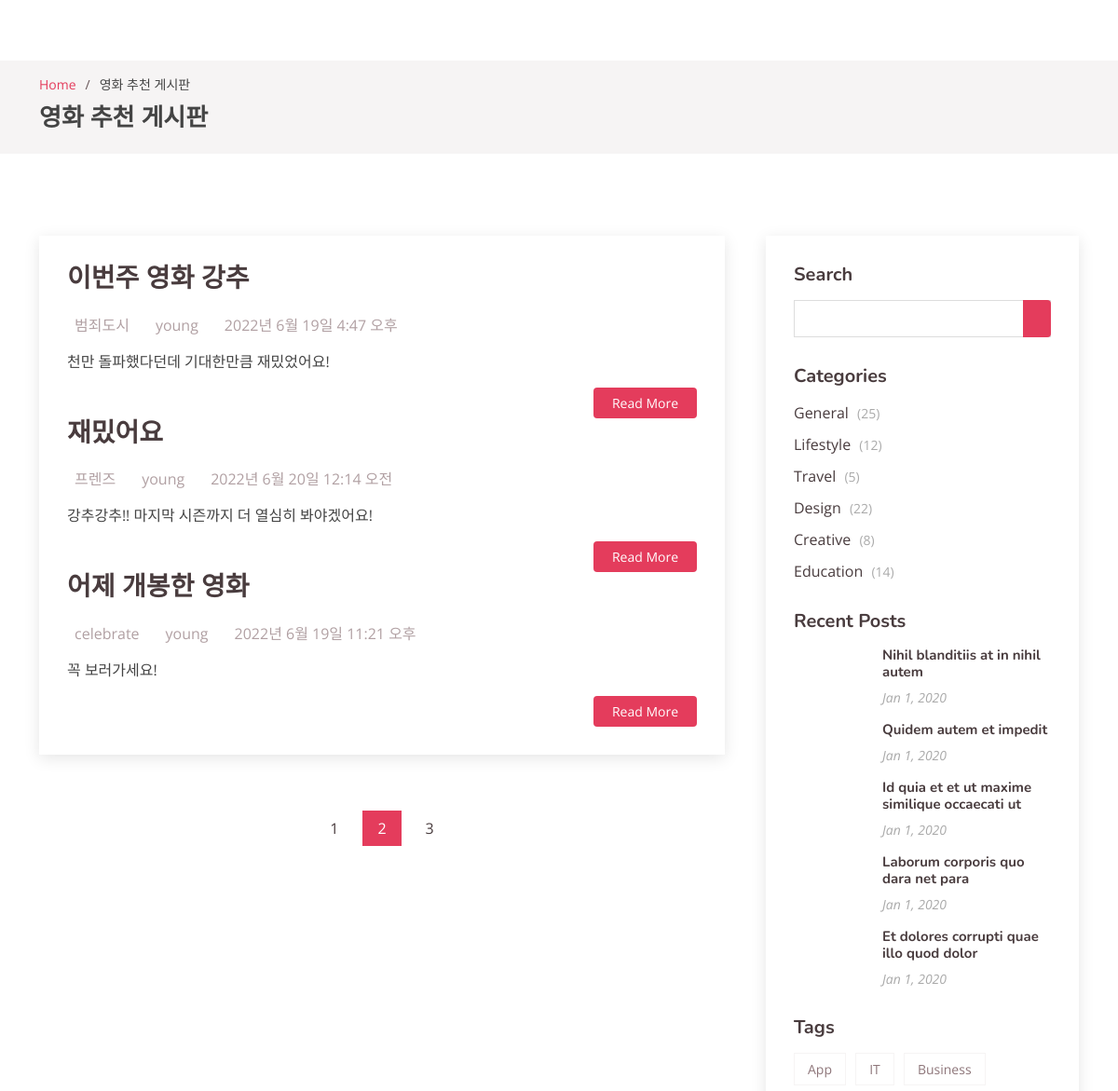
The app's page /posts/ (middle part), older data.
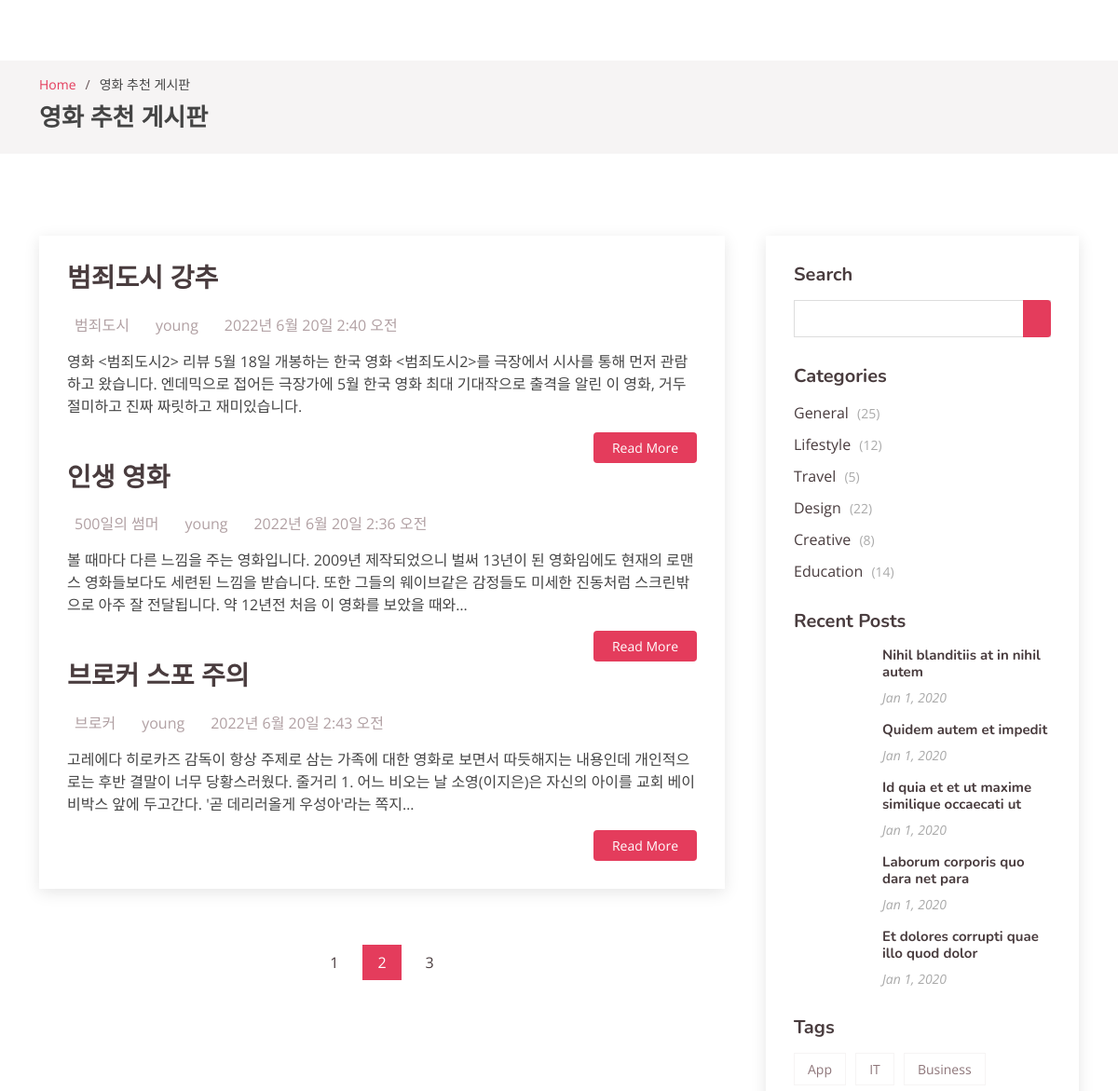
The same page, newer data.
### board/models.py (models this page shows, shortened)
class Post(models.Model):
    title = models.CharField(max_length=30)
    movie_name = models.CharField(max_length=30)
    content = models.TextField(max_length=2000)
    author = models.ForeignKey(User, on_delete=models.CASCADE)
    created_at = models.DateTimeField(auto_now_add=True)
    updated_at = models.DateTimeField(auto_now=True)

### board/views.py (the view)
# urls.py: path('posts/', board_views.postlist, name='post_list'),
def postlist(request):
    posts = Post.objects.all()
    return render(request, 'post_list.html', {'posts': posts})

### board/templates/post_list.html (shortened to what this page needs)
{% extends 'base.html' %}
{% block content %}
{% load static %}
<main id="main">
    <section id="breadcrumbs" class="breadcrumbs">
      <div class="container">
        <ol>
          <li><a href="{% url 'home' %}">Home</a></li>
          <li>영화 추천 게시판</li>
        </ol>
        <h2>영화 추천 게시판</h2>
      </div>
    </section>
    <section id="blog" class="blog">
      <br><br>
      <div class="container" data-aos="fade-up">
        <div class="row">
          <div class="col-lg-8 entries">
            <article class="entry">
              {% for post in posts %}
              <h2 class="entry-title">
                <a href="{% url 'post_detail' post.id %}">{{ post.title }}</a>
              </h2>
              <div class="entry-meta">
                <ul>
                  <li class="d-flex align-items-center">{{post.movie_name}}</a></li>
                  <li class="d-flex align-items-center">{{post.author}}</a></li>
                  <li class="d-flex align-items-center">{{post.updated_at}}</li>
                </ul>
              </div>
              <div class="entry-content">
                <p>
                 {{ post.content | truncatechars:150 }}
                </p>
                <div class="read-more">
                  <a href="{% url 'post_detail' post.id %}">Read More</a>
                </div>
              </div>
              {% endfor %}
            </article>
            <div class="blog-pagination">
              <ul class="justify-content-center">
                <li><a href="#">1</a></li>
                <li class="active"><a href="#">2</a></li>
                <li><a href="#">3</a></li>
              </ul>
            </div>
          </div>
          <div class="col-lg-4">
            <div class="sidebar">
              <h3 class="sidebar-title">Search</h3>
              <div class="sidebar-item search-form">
                <form action="">
                  <input type="text">
                  <button type="submit"></button>
                </form>
              </div>
              <h3 class="sidebar-title">Categories</h3>
              <div class="sidebar-item categories">
                <ul>
                  <li><a href="#">General <span>(25)</span></a></li>
                  <li><a href="#">Lifestyle <span>(12)</span></a></li>
                  <li><a href="#">Travel <span>(5)</span></a></li>
                  <li><a href="#">Design <span>(22)</span></a></li>
                  <li><a href="#">Creative <span>(8)</span></a></li>
                  <li><a href="#">Education <span>(14)</span></a></li>
                </ul>
              </div>
              <h3 class="sidebar-title">Recent Posts</h3>
              <div class="sidebar-item recent-posts">
                <div class="post-item clearfix">
                  <h4><a href="post_detail.html">Nihil blanditiis at in nihil autem</a></h4>
                  <time datetime="2020-01-01">Jan 1, 2020</time>
                </div>
                <div class="post-item clearfix">
                  <h4><a href="post_detail.html">Quidem autem et impedit</a></h4>
                  <time datetime="2020-01-01">Jan 1, 2020</time>
                </div>
                <div class="post-item clearfix">
                  <h4><a href="post_detail.html">Id quia et et ut maxime similique occaecati ut</a></h4>
                  <time datetime="2020-01-01">Jan 1, 2020</time>
                </div>
                <div class="post-item clearfix">
                  <h4><a href="post_detail.html">Laborum corporis quo dara net para</a></h4>
                  <time datetime="2020-01-01">Jan 1, 2020</time>
                </div>
                <div class="post-item clearfix">
                  <h4><a href="post_detail.html">Et dolores corrupti quae illo quod dolor</a></h4>
                  <time datetime="2020-01-01">Jan 1, 2020</time>
                </div>
              </div>
              <h3 class="sidebar-title">Tags</h3>
              <div class="sidebar-item tags">
                <ul>
                  <li><a href="#">App</a></li>
                  <li><a href="#">IT</a></li>
                  <li><a href="#">Business</a></li>
                </ul>
              </div>
            </div>
          </div>
        </div>
      </div>
    </section>
</main>
 {% endblock %}

### moviebox_app/templates/base.html (shortened to what this page needs)
<!DOCTYPE html>
<html lang="en" xmlns="http://www.w3.org/1999/html">
<head>
  {% load static %}
  <link href="{% static 'assets/vendor/bootstrap/css/bootstrap.min.css' %}"rel="stylesheet">
  <link href="{% static 'assets/vendor/icofont/icofont.min.css' %}" rel="stylesheet">
  <link href="{% static 'assets/vendor/boxicons/css/boxicons.min.css'%}" rel="stylesheet">
  <link href="{% static 'assets/vendor/glightbox/css/glightbox.min.css'%}"rel="stylesheet">
  <link href="{% static 'assets/vendor/remixicon/remixicon.css'%}" rel="stylesheet">
  <link href="{% static 'assets/vendor/swiper/swiper-bundle.min.css' %}" rel="stylesheet">
  <link href="{% static 'assets/css/style.css' %}" rel="stylesheet">
</head>
<body>
  {% block content %}
  {% endblock %}
</body>
</html>

### static/assets/css/style.css (style rules this page uses)
body { font-family: "Open Sans", sans-serif; color: #444444; }
a { color: #e43c5c; text-decoration: none; }
h1, h2, h3, h4, h5, h6 { font-family: "Nunito", sans-serif; }
section { padding: 60px 0; overflow: hidden; }
.breadcrumbs { padding: 15px 0; background: #f6f4f4; margin-top: 67px; }
.breadcrumbs h2 { font-size: 26px; font-weight: 600; }
.breadcrumbs ol { display: flex; flex-wrap: wrap; list-style: none; padding: 0 0 10px 0; margin: 0; font-size: 14px; }
.breadcrumbs ol li + li { padding-left: 10px; }
.breadcrumbs ol li + li::before { display: inline-block; padding-right: 10px; color: #655356; content: "/"; }
.blog { padding: 40px 0 20px 0; }
.blog .entry { padding: 30px; margin-bottom: 60px; box-shadow: 0 4px 16px rgba(0, 0, 0, 0.1); }
.blog .entry .entry-title { font-size: 28px; font-weight: bold; padding: 0; margin: 0 0 20px 0; }
.blog .entry .entry-title a { color: #493c3e; transition: 0.3s; }
.blog .entry .entry-meta { margin-bottom: 15px; color: #b1a0a3; }
.blog .entry .entry-meta ul { display: flex; flex-wrap: wrap; list-style: none; align-items: center; padding: 0; margin: 0; }
.blog .entry .entry-meta ul li + li { padding-left: 20px; }
.blog .entry .entry-content p { line-height: 24px; }
.blog .entry .entry-content .read-more { -moz-text-align-last: right; text-align-last: right; }
.blog .entry .entry-content .read-more a { display: inline-block; background: #e43c5c; color: #fff; padding: 6px 20px; transition: 0.3s; font-size: 14px; border-radius: 4px; }
.blog .blog-pagination { color: #816a6e; }
.blog .blog-pagination ul { display: flex; padding: 0; margin: 0; list-style: none; }
.blog .blog-pagination li { margin: 0 5px; transition: 0.3s; }
.blog .blog-pagination li a { color: #493c3e; padding: 7px 16px; display: flex; align-items: center; justify-content: center; }
.blog .blog-pagination li.active, .blog .blog-pagination li:hover { background: #e43c5c; }
.blog .blog-pagination li.active a, .blog .blog-pagination li:hover a { color: #fff; }
.blog .sidebar { padding: 30px; margin: 0 0 60px 20px; box-shadow: 0 4px 16px rgba(0, 0, 0, 0.1); }
.blog .sidebar .sidebar-title { font-size: 20px; font-weight: 700; padding: 0 0 0 0; margin: 0 0 15px 0; color: #493c3e; position: relative; }
.blog .sidebar .sidebar-item { margin-bottom: 30px; }
.blog .sidebar .search-form form { background: #fff; border: 1px solid #ddd; padding: 3px 10px; position: relative; }
.blog .sidebar .search-form form input[type=text] { border: 0; padding: 4px; border-radius: 4px; width: calc(100% - 40px); }
.blog .sidebar .search-form form button { position: absolute; top: 0; right: 0; bottom: 0; border: 0; background: none; font-size: 16px; padding: 0 15px; margin: -1px; background: #e43c5c; color: #fff; transition: 0.3s; border-radius: 0 4px 4px 0; line-height: 0; }
.blog .sidebar .categories ul { list-style: none; padding: 0; }
.blog .sidebar .categories ul li + li { padding-top: 10px; }
.blog .sidebar .categories ul a { color: #493c3e; transition: 0.3s; }
.blog .sidebar .categories ul a span { padding-left: 5px; color: #aaaaaa; font-size: 14px; }
.blog .sidebar .recent-posts .post-item + .post-item { margin-top: 15px; }
.blog .sidebar .recent-posts h4 { font-size: 15px; margin-left: 95px; font-weight: bold; }
.blog .sidebar .recent-posts h4 a { color: #493c3e; transition: 0.3s; }
.blog .sidebar .recent-posts time { display: block; margin-left: 95px; font-style: italic; font-size: 14px; color: #aaaaaa; }
.blog .sidebar .tags { margin-bottom: -10px; }
.blog .sidebar .tags ul { list-style: none; padding: 0; }
.blog .sidebar .tags ul li { display: inline-block; }
.blog .sidebar .tags ul a { color: #8e767a; font-size: 14px; padding: 6px 14px; margin: 0 6px 8px 0; border: 1px solid #f6f4f4; display: inline-block; transition: 0.3s; }

Row changes from the older to the newer data that the page shows:
removed Post: title "재밌어요", movie_name "프렌즈", author "young", updated_at "2022년 6월 20일 12:14 오전", content "강추강추!! 마지막 시즌까지 더 열심히 봐야겠어요!"
removed Post: title "어제 개봉한 영화", movie_name "celebrate", author "young", updated_at "2022년 6월 19일 11:21 오후", content "꼭 보러가세요!"
changed Post "범죄도시": title "이번주 영화 강추" → "범죄도시 강추"; updated_at "2022년 6월 19일 4:47 오후" → "2022년 6월 20일 2:40 오전"; content "천만 돌파했다던데 기대한만큼 재밌었어요!" → "영화 <범죄도시2> 리뷰 5월 18일 개봉하는 한국 영화 <범죄도시2>를 극장에서 시사를 통해 먼저 관람하고 왔습니다. 엔데믹으로 접어든 극장가에 5월 한국 영화 최대 기대작으로 출격을 알린 이 영화, 거두절미하고 진짜 짜릿하고 재미있습니다."
added Post: title "인생 영화", movie_name "500일의 썸머", author "young", updated_at "2022년 6월 20일 2:36 오전", content "볼 때마다 다른 느낌을 주는 영화입니다. 2009년 제작되었으니 벌써 13년이 된 영화임에도 현재의 로맨스 영화들보다도 세련된 느낌을 받습니다. 또한 그들의 웨이브같은 감정들도 미세한 진동처럼 스크린밖으로 아주 잘 전달됩니다. 약 12년전 처음 이 영화를 보았을 때와…"
added Post: title "브로커 스포 주의", movie_name "브로커", author "young", updated_at "2022년 6월 20일 2:43 오전", content "고레에다 히로카즈 감독이 항상 주제로 삼는 가족에 대한 영화로 보면서 따듯해지는 내용인데 개인적으로는 후반 결말이 너무 당황스러웠다. 줄거리 1. 어느 비오는 날 소영(이지은)은 자신의 아이를 교회 베이비박스 앞에 두고간다. '곧 데리러올게 우성아'라는 쪽지…"
